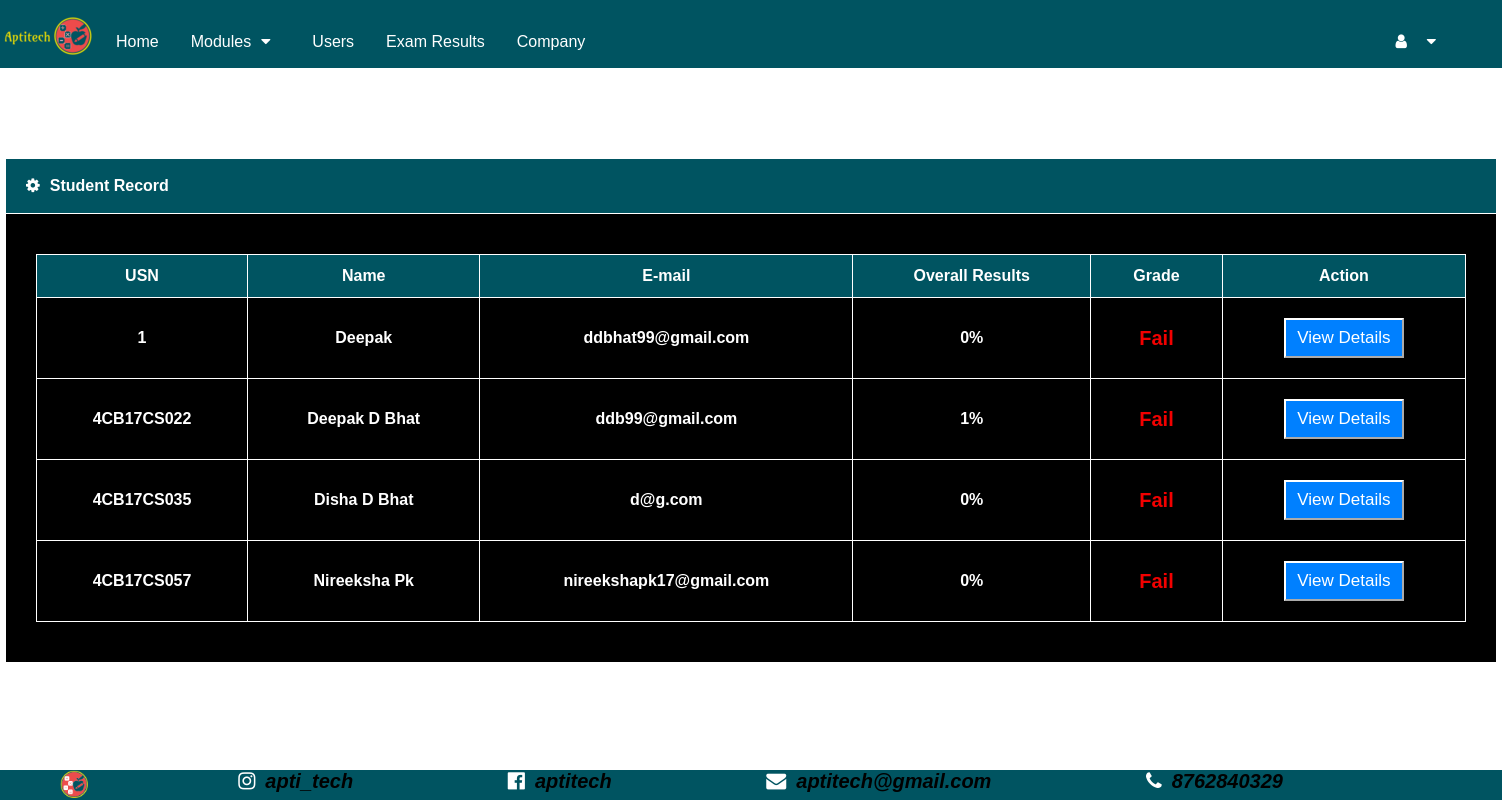
Before: /Admin/viewResults.php with the older database file.
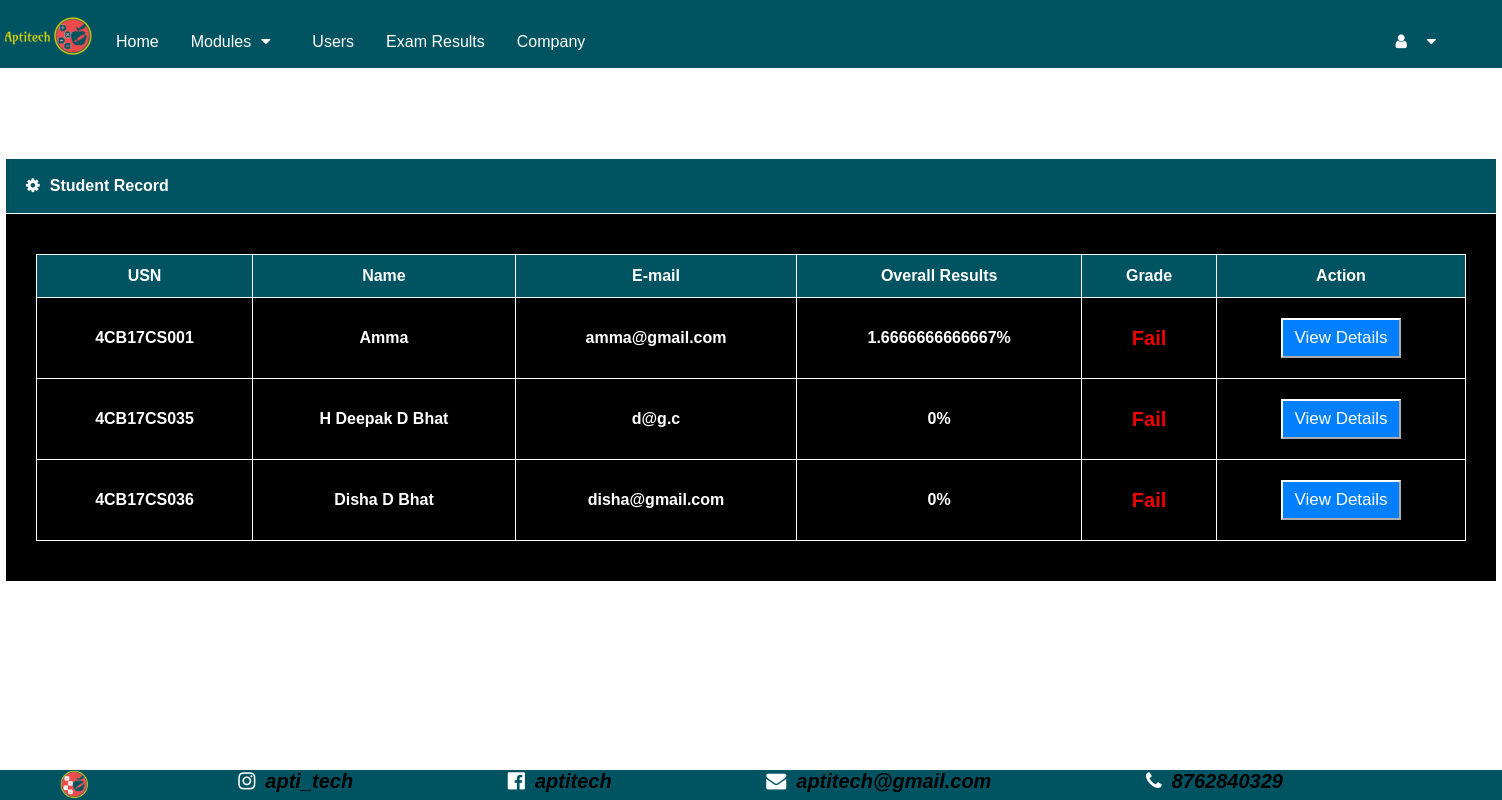
After: the same page with the newer database file.
### tables this page shows
CREATE TABLE `student` (
  `usn` varchar(50) NOT NULL,
  `name` varchar(50) NOT NULL,
  `email` varchar(50) NOT NULL,
  `department` varchar(50) NOT NULL,
  `mobile_number` bigint(10) NOT NULL,
  `password` text NOT NULL
);

### Admin/viewResults.php (the view, shortened to what this page needs)
<?php
include 'navbar.php';
?>
<!DOCTYPE html>
<html>
  <head>
    <link rel="stylesheet" href="https://cdnjs.cloudflare.com/ajax/libs/font-awesome/4.7.0/css/font-awesome.min.css">
    <link rel="stylesheet" href="CSS/viewResultsStyle.css">
  </head>
  <body>
    <br><br><br><br><br>
  <?php
   	 $conn=mysqli_connect("localhost","root","","aptitech");
       $query = "SELECT * FROM student ";
       $tdata=mysqli_query($conn,$query);
       $total = mysqli_num_rows($tdata);
        if($total > 0)
        {
        	echo "<table class='mainTable' align='center'>
            <tr>
            <th style='background-color: #005461; padding: 18px 20px;'><i class='fa fa-gear' ></i>Student Record</th>
            </tr>
            <tr>
            <th style='padding:40px 30px'>
            <table class='customers' align='center'>
            <tr>
            <th style='text-align:center;'>USN</th>
            <th style='text-align:center;'>Name</th>
            <th style='text-align:center;'>E-mail</th>
            <th style='text-align:center;'>Overall Results</th>
            <th style='text-align:center;'>Grade</th>
            <th style='text-align:center;'>Action</th>
            <tr>";
            while($res= $tdata -> fetch_assoc())
            {
                $sum = 0;
                $usn = $res['usn'];
                $query1="SELECT * FROM result WHERE student_usn= '$usn'";
                $t0 = mysqli_query($conn,$query1);
                $total2= mysqli_num_rows($t0);
                while($res1 = $t0-> fetch_assoc())
                {
                    $sum += $res1['total_marks'];
                }
              if($sum!=0)
              {
                $per = ($sum/($total2*100))*100;
                if($per >90)
                {
                     $grade ='S';
                     $color="#62ff00";
                }
                else if($per > 80 && $per <=90)
                {
                      $grade='A';
                      $color="#024af0";
                }
                else if($per >70 && $per <=80)
                {
                    $grade ='B';
                    $color="#fff30a";
                }
                else if($per >60 && $per <=70)
                {
                    $grade ='C';
                    $color="#ff700a";
                }
                else if($per >50 && $per <= 60)
                {
                    $grade ='D';
                    $color="#8c8a88";
                }
                else
                {
                    $grade ='Fail';
                    $color="#f20000";
                }
              }
            else
            {
                $grade ='Fail';
                $color="#f20000";
                $per=0;
            }
                echo "<tr align='center'>";
                 echo "<td>".$res['usn']."</td>";
                 echo "<td>".$res['name']."</td>";
                 echo "<td>".$res['email']."</td>";
                 echo "<td>".$per."% </td>";
                 $usn=$res['usn'];
                 echo  "<td style='color:".$color.";font-size:20px;'>".$grade."</td>";
                 echo"<td><form action='complete.php' method='POST'><button type='submit' class='subbtn' name ='view-details' value =".$usn.">View Details</button></form></td>";
                echo  "</tr>";
            }
            echo "</table>";
        }
        else
        {
          echo '<div class="alert" id="p2" style="background-color:rgba(21, 0, 255,0.5)">
            <span class="closebtn" onclick="myFunction()">&times;</span>
            <strong>Info!</strong> No Results available</div>';
        }
      ?>
  </body>
</html>

Changed rows visible on the page:
removed student: usn "1", name "Deepak", email "ddbhat99@gmail.com", per "0", grade "Fail"
removed student: usn "4CB17CS022", name "Deepak D Bhat", email "ddb99@gmail.com", per "1", grade "Fail"
removed student: usn "4CB17CS057", name "Nireeksha Pk", email "nireekshapk17@gmail.com", per "0", grade "Fail"
added student: usn "4CB17CS001", name "Amma", email "amma@gmail.com", per "1.6666666666667", grade "Fail"
changed student "4CB17CS035": name "Disha D Bhat" → "H Deepak D Bhat"; email "d@g.com" → "d@g.c"
added student: usn "4CB17CS036", name "Disha D Bhat", email "disha@gmail.com", per "0", grade "Fail"
